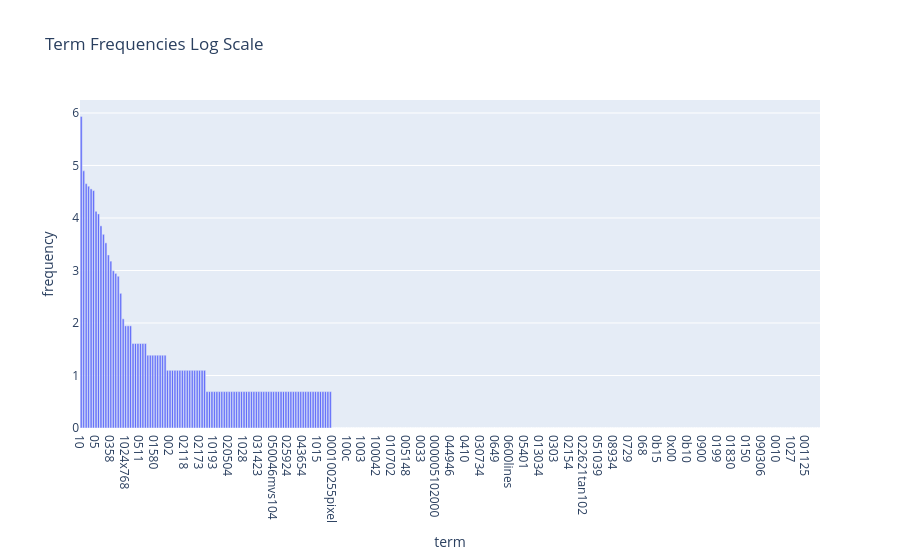

Notebook cell for this chart:
### Markdown cell above
### >>> **Exercise 15 (take home):** 
You can copy the code from the previous exercise and change the 'term_frequencies' variable for the 'term_frequencies_log', comment about the differences that you observe and talk about other possible insights that we can get from a log distribution.

### Code cell
# Answer here
df = pd.DataFrame({
    "term": count_vect.get_feature_names_out()[:300],
    "frequency": term_frequencies_log[:300],
    })

fig = px.bar(
    df.sort_values("frequency", ascending=False),
    x="term", y="frequency",
    title=f"Term Frequencies Log Scale"
)

fig.show()
f"用log scale可以清楚看到哪些詞彙可以忽略，且高頻率的詞彙也不會過於突出。"

### Figure 1 — Plotly figure (JSON) as saved in the notebook; plotly's stock layout.template omitted (floating-point values rounded to 4 significant figures; data arrays with more than 128 entries replaced by an {"elided": "..."} marker saying what was removed)
{"data": [{"hovertemplate": "term=%{x}<br>frequency=%{y}<extra></extra>", "legendgroup": "", "marker": {"color": "#636efa", "pattern": {"shape": ""}}, "name": "", "orientation": "v", "showlegend": false, "textposition": "auto", "type": "bar", "x": {"elided": "300 str values"}, "xaxis": "x", "y": {"elided": "300 float values"}, "yaxis": "y"}], "layout": {"barmode": "relative", "legend": {"tracegroupgap": 0}, "title": {"text": "Term Frequencies Log Scale"}, "xaxis": {"anchor": "y", "domain": [0, 1], "title": {"text": "term"}}, "yaxis": {"anchor": "x", "domain": [0, 1], "title": {"text": "frequency"}}}}
